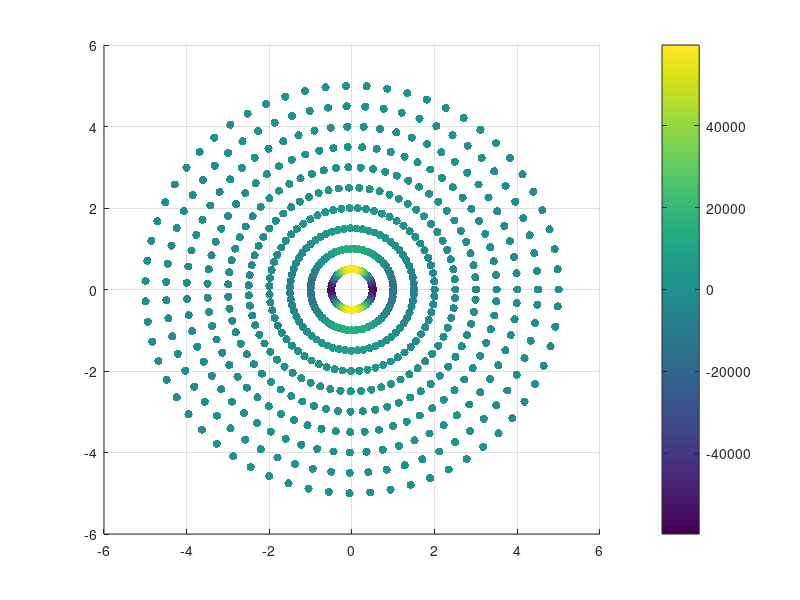
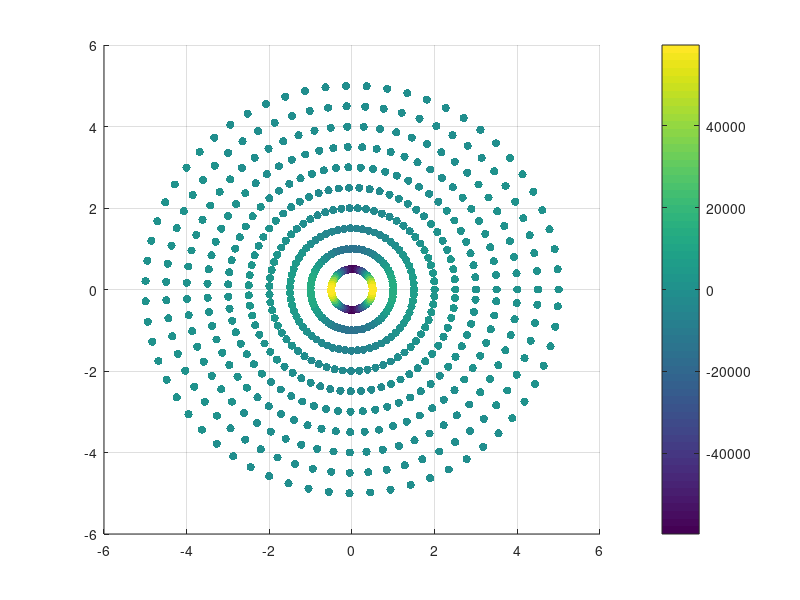
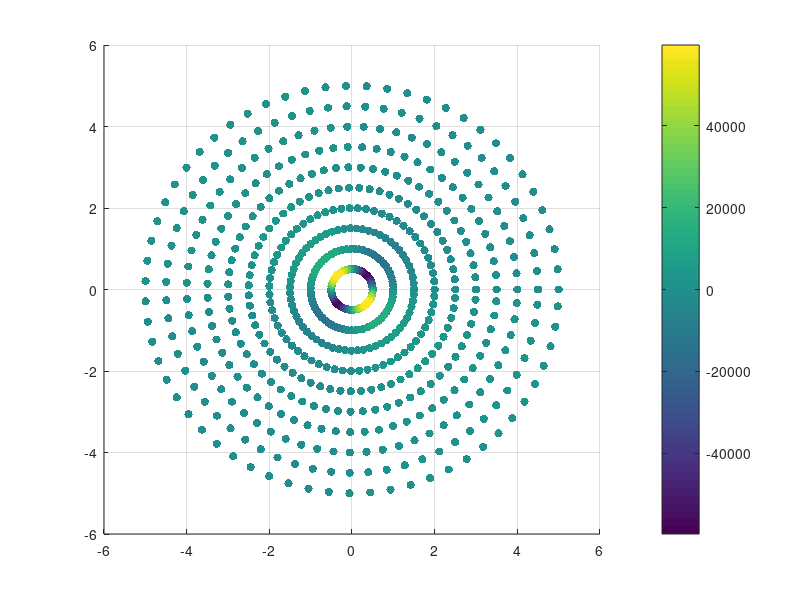

Source code (MATLAB) for these figures, in order:
clear;
clc;
prompt='Enter value of raduis of sheet: ';
r=input(prompt);
k=1;
E=2000;
nu=0.3;
mu=11500000;
count=0;
x=zeros(1+r+((r+1)*(2*3.1/0.1)),1);
y=zeros(1+r+((r+1)*(2*3.1/0.1)),1);
s1=zeros(1+r+((r+1)*(2*3.1/0.1)),1);
s2=zeros(1+r+((r+1)*(2*3.1/0.1)),1);
s3=zeros(1+r+((r+1)*(2*3.1/0.1)),1);
for i=0:0.5:r
    for j=0:0.1:(2*pi)
        count=count+1;
        x(count,1)=i*cos(j);
        y(count,1)=i*sin(j);
        s1(count,1)=-2*mu*k*(1+nu)*cos(2*j)/(i^2*E);
        s2(count,1)=2*mu*k*(1+nu)*cos(2*j)/(i^2*E);
        s3(count,1)=-2*mu*k*(1+nu)*sin(2*j)/(i^2*E);
    end
end
scatter3(x,y,s1,[],s1,'filled');
view(2)
hold on;
colorbar;
figure(2)
scatter3(x,y,s2,[],s2,'filled');
view(2)
hold on;
colorbar;
figure(3)
scatter3(x,y,s3,[],s3,'filled');
view(2)
hold on;
colorbar;